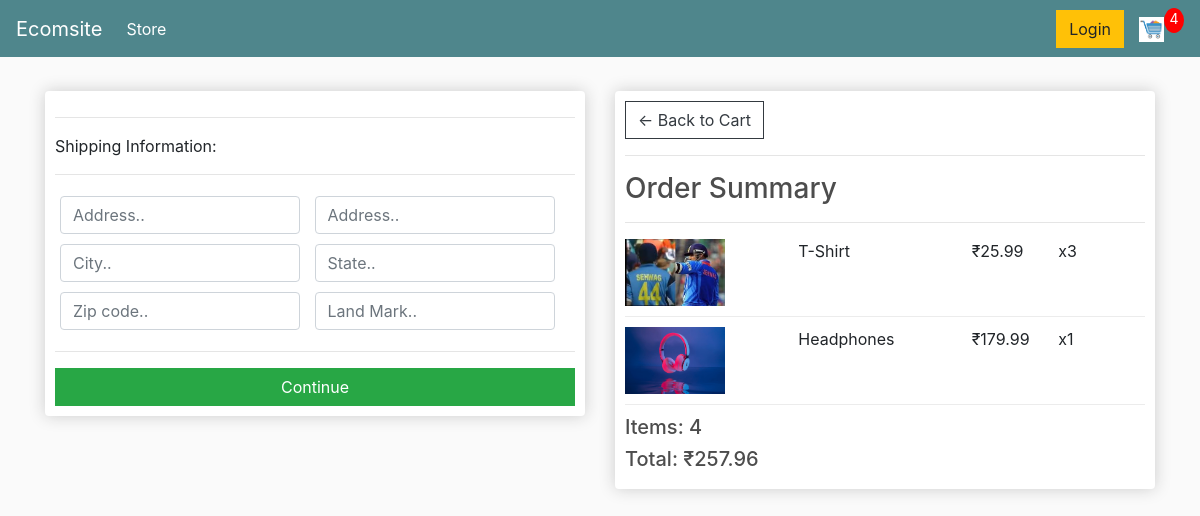
Screenshot of /checkout/ (signed in) with the database file from the repository.
### store/models.py (models this page shows, shortened)
class OrderItem(models.Model):
	product = models.ForeignKey(Product, on_delete=models.SET_NULL, null=True)
	order = models.ForeignKey(Order, on_delete=models.SET_NULL, null=True)
	quantity = models.IntegerField(default=0, null=True, blank=True)
	date_added = models.DateTimeField(auto_now_add=True)
	@property
	def	get_total(self):
		total = self.product.price * self.quantity
		return total

class Product(models.Model):
	name = models.CharField(max_length=200)
	price = models.DecimalField(max_digits=7,decimal_places=2)
	digital = models.BooleanField(default=False,null=True, blank=True)
	image = models.ImageField(null=True,blank=True)
	@property
	def imageURL(self):
		try:
			url = self.image.url
		except:
			url = ''
		return url

class Order(models.Model):
	customer = models.ForeignKey(Customer, on_delete=models.SET_NULL, null=True, blank=True)
	date_ordered = models.DateTimeField(auto_now_add=True)
	complete = models.BooleanField(default=False)
	transaction_id = models.CharField(max_length=100, null=True)
	@property
	def shipping(self):
		shipping = False
		orderitems = self.orderitem_set.all()
		for i in orderitems:
			if i.product.digital == False:
				shipping = True
		return shipping
	@property
	def get_cart_total(self):
		orderitems = self.orderitem_set.all()
		total = sum([item.get_total for item in orderitems])
		return total
	@property
	def get_cart_items(self):
		orderitems = self.orderitem_set.all()
		total = sum([item.quantity for item in orderitems])
		return total

### store/views.py (the view)
# urls.py: path('checkout/',views.checkout,name = "checkout"),
def checkout(request):
	data = cartData(request)
	cartItems = data['cartItems']
	order = data['order']
	items = data['items']
	context = {'items':items, 'order':order, 'cartItems':cartItems}
	return render(request, 'store/checkout.html', context)

### store/utils.py (called while the page is built)
def cartData(request):
	if request.user.is_authenticated:
		customer = request.user.customer
		order, created = Order.objects.get_or_create(customer=customer, complete=False)
		items = order.orderitem_set.all()
		cartItems = order.get_cart_items
	else:
		cookieData = cookieCart(request)
		cartItems = cookieData['cartItems']
		order = cookieData['order']
		items = cookieData['items']
	return {'cartItems':cartItems ,'order':order, 'items':items}

### store/templates/store/checkout.html (shortened to what this page needs)
{% extends 'store/main.html' %}
{% load static %}
{% block content %}
     <div class="row">
		<div class="col-lg-6">
			<div class="box-element" id="form-wrapper">
				<form id="form">
					<div id="shipping-info">
						<hr>
						<p>Shipping Information:</p>
						<hr>
						<div class="form-field">
							<input class="form-control" type="text" name="address" placeholder="Address..">
						</div>
						<div class="form-field">
							<input class="form-control" type="text" name="address" placeholder="Address..">
						</div>
						<div class="form-field">
							<input class="form-control" type="text" name="city" placeholder="City..">
						</div>
						<div class="form-field">
							<input class="form-control" type="text" name="state" placeholder="State..">
						</div>
						<div class="form-field">
							<input class="form-control" type="text" name="zipcode" placeholder="Zip code..">
						</div>
						<div class="form-field">
							<input class="form-control" type="text" name="landmark" placeholder="Land Mark..">
						</div>
					</div>
					<hr>
					<input id="form-button" class="btn btn-success btn-block" type="submit" value="Continue">
				</form>
			</div>
			<br>
		</div>
		<div class="col-lg-6">
			<div class="box-element">
				<a  class="btn btn-outline-dark" href="{% url 'cart' %}">&#x2190; Back to Cart</a>
				<hr>
				<h3>Order Summary</h3>
				<hr>
				{% for item in items %}
				<div class="cart-row">
					<div style="flex:2"><img class="row-image" src="{{item.product.imageURL}}"></div>
					<div style="flex:2"><p>{{item.product.name}}</p></div>
					<div style="flex:1"><p>₹{{item.product.price|floatformat:2}}</p></div>
					<div style="flex:1"><p>x{{item.quantity}}</p></div>
				</div>
				{% endfor %}
				<h5>Items:   {{order.get_cart_items}}</h5>
				<h5>Total:   ₹{{order.get_cart_total|floatformat:2}}</h5>
			</div>
		</div>
	</div>
{% endblock content %}

### static/css/main.css (style rules this page uses)
body { background-color: hsl(0, 0%, 98%); }
h1,h2,h3,h4,h5,h6 { color:hsl(0, 0%, 30%); }
.box-element { box-shadow:hsl(0, 0%, 80%) 0 0 16px; background-color: #fff; border-radius: 4px; padding: 10px; }
.col-lg-4, .col-lg-6, .col-lg-8, .col-lg-12 { margin-top: 10px; }
.btn { border-radius: 0; }
.row-image { width: 100px; }
.form-field { width:250px; display: inline-block; padding: 5px; }
.cart-row { display: flex; align-items: flex-stretch; padding-bottom: 10px; margin-bottom: 10px; border-bottom: 1px solid #ececec; }

### rows the page displays
OrderItem: product.imageURL (picture), product.name "T-Shirt", product.price "25.99", quantity "3"
OrderItem: product.imageURL (picture), product.name "Headphones", product.price "179.99", quantity "1"
Order: get_cart_items "4", get_cart_total "257.96"

### other values shown
{{ cartItems }} "4"
